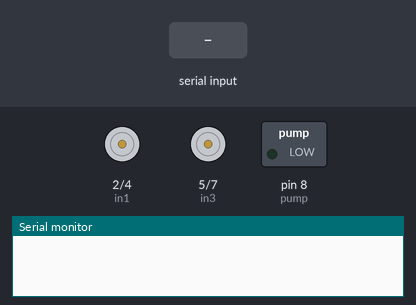
Recording of a sketch running on a simulated Arduino Uno, built with avr-gcc and run on an emulated ATmega328P. Parts: motor-driver pin pairs drawn as motors (green arrow = first pin HIGH = forward, orange = second pin HIGH = backward, longer = more drive, scaled by the enable pin), switched loads named in the sketch (green lamp = pin HIGH), the last lines printed to the serial monitor. The test bench sets the inputs (shaded band).

Above: at 1.2 s.
1.3 s: "F" received over Serial
At 2.2 s:
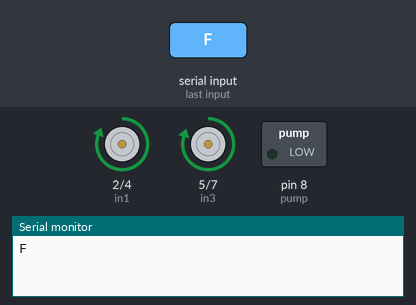
2.9 s: "B" received over Serial
At 3.4 s:
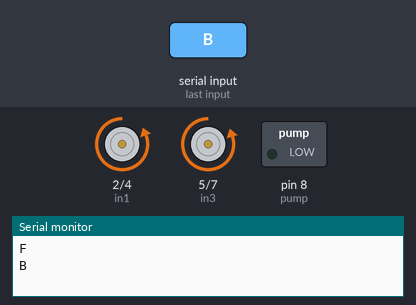
4.4 s: "R" received over Serial
At 5.6 s:
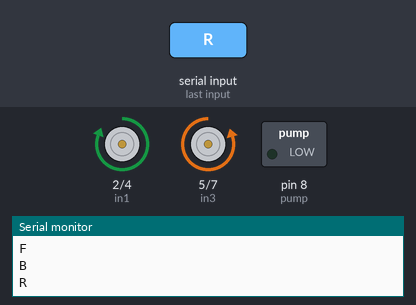
5.9 s: "L" received over Serial
At 6.9 s:
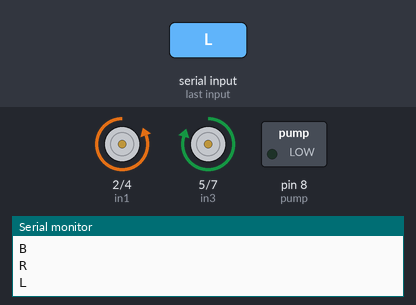
7.4 s: "S" received over Serial
At 8.1 s:
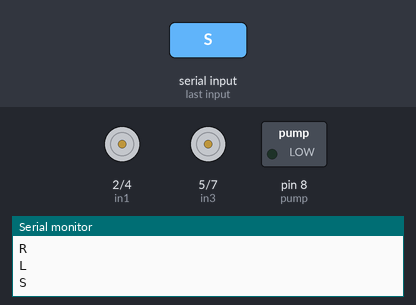
8.9 s: "P" received over Serial
At 9.4 s:
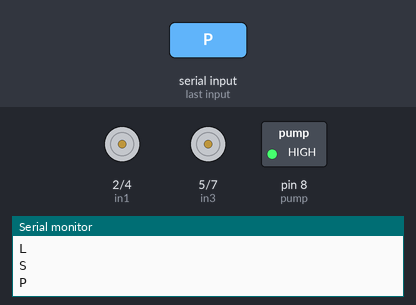
Timing chart, 0 to 11.5 s (numbered marks = the images above; inputs shaded):
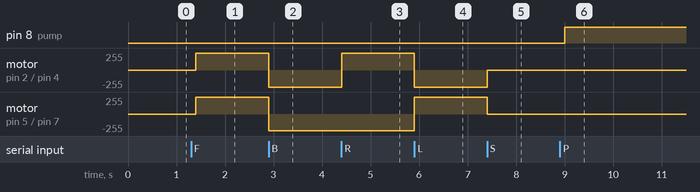

Measured:
- after the input at 1.3 s, motor on pin 2 (in1) / pin 4 (in2): stopped → forward 255/255 after 0.10 s; motor on pin 5 (in3) / pin 7 (in4): stopped → forward 252/255 after 0.10 s
- after the input at 2.9 s, motor on pin 2 (in1) / pin 4 (in2): forward 255/255 → backward 255/255 at once; motor on pin 5 (in3) / pin 7 (in4): forward 252/255 → backward 252/255 at once
- after the input at 4.4 s, motor on pin 2 (in1) / pin 4 (in2): backward 255/255 → forward 255/255 at once
- after the input at 5.9 s, motor on pin 2 (in1) / pin 4 (in2): forward 255/255 → backward 255/255 at once; motor on pin 5 (in3) / pin 7 (in4): backward 252/255 → forward 252/255 at once
- after the input at 7.4 s, motor on pin 2 (in1) / pin 4 (in2): backward 255/255 → stopped at once; motor on pin 5 (in3) / pin 7 (in4): forward 252/255 → stopped at once
- after the input at 8.9 s, pin 8 (pump): LOW → HIGH after 0.10 s

The sketch:

main.ino
```cpp
char bt_signal;
const int in1 = 2;
const int in2 = 4;
const int in3 = 5;
const int in4 = 7;

int pump = 8;

#define en1 3
#define en2 6

int M1_Speed = 255; // speed of motor 1
int M2_Speed = 252; // speed of motor 2

void setup()
{
    Serial.begin(9600);
    pinMode(en1, OUTPUT);
    pinMode(en2, OUTPUT);

    pinMode(in1, OUTPUT);
    pinMode(in2, OUTPUT);
    pinMode(in3, OUTPUT);
    pinMode(in4, OUTPUT);

    pinMode(pump, OUTPUT);
    digitalWrite(pump, LOW);
}

void loop()
{
    if (Serial.available())
    {
        bt_signal = Serial.read();
        Serial.println(bt_signal);
    }

    // forward
    if (bt_signal == 'F')
    {
        digitalWrite(in1, HIGH);
        digitalWrite(in2, LOW);
        digitalWrite(in3, HIGH);
        digitalWrite(in4, LOW);

        analogWrite(en1, M1_Speed);
        analogWrite(en2, M2_Speed);
    }

    // Reverse
    if (bt_signal == 'B')
    {
        digitalWrite(in1, LOW);
        digitalWrite(in2, HIGH);
        digitalWrite(in3, LOW);
        digitalWrite(in4, HIGH);

        analogWrite(en1, M1_Speed);
        analogWrite(en2, M2_Speed);
    }

    //  Right Turn
    else if (bt_signal == 'R')
    {
        digitalWrite(in1, HIGH);
        digitalWrite(in2, LOW);
        digitalWrite(in3, LOW);
        digitalWrite(in4, HIGH);

        analogWrite(en1, M1_Speed);
        analogWrite(en2, M2_Speed);
    }

    // Left Turn
    else if (bt_signal == 'L')
    {
        digitalWrite(in1, LOW);
        digitalWrite(in2, HIGH);
        digitalWrite(in3, HIGH);
        digitalWrite(in4, LOW);

        analogWrite(en1, M1_Speed);
        analogWrite(en2, M2_Speed);
    }

    else if (bt_signal == 'S')
    {
        digitalWrite(in1, LOW);
        digitalWrite(in2, LOW);
        digitalWrite(in3, LOW);
        digitalWrite(in4, LOW);
    }
    delay(100);

    if (bt_signal == 'P')
    {
        digitalWrite(pump, HIGH);
    }

    else if (bt_signal == 'p')
    {
        digitalWrite(pump, LOW);
    }
}
```
